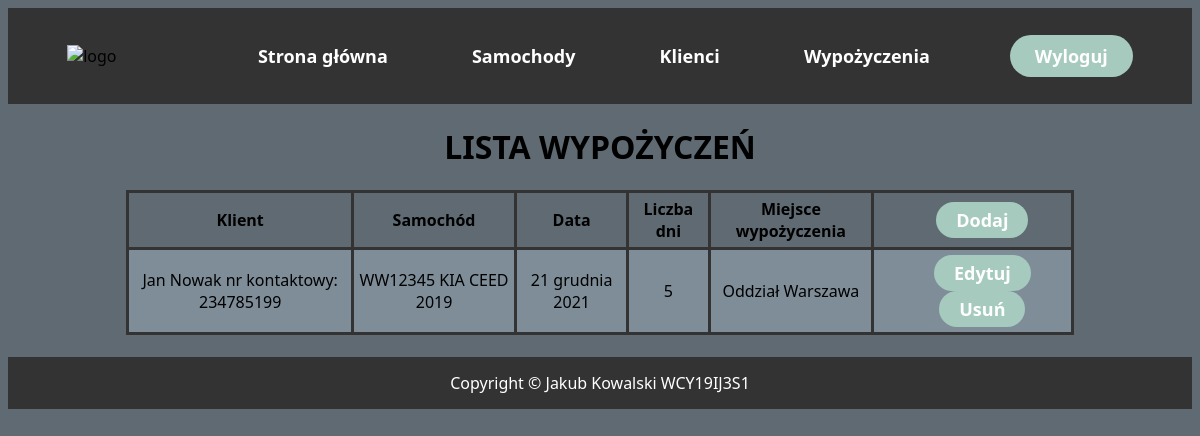
Page /rents/ on the committed database.
### main/models.py (models this page shows, shortened)
class Rent(models.Model):
    client = models.ForeignKey(Client, on_delete=models.CASCADE)
    car = models.ForeignKey(Car, on_delete=models.CASCADE)
    date = models.DateField('Data')
    days = models.IntegerField('Liczba dni')
    address = models.CharField('Miejsce wypożyczenia', max_length=100)

class Client(models.Model):
    name = models.CharField('Imie', max_length=20)
    surname = models.CharField('Nazwisko', max_length=20)
    mobile = models.CharField('Numer telefonu', max_length=12)
    address = models.CharField('Adres zamieszkania', max_length=100)
    def __str__(self):
        return str(self.name) + ' ' + str(self.surname) + ' nr kontaktowy: ' + str(self.mobile)

class Car(models.Model):
    plates = models.CharField('Numer rejestracyjny', max_length=8)
    manufacturer = models.CharField('Marka', max_length=30)
    model = models.CharField('Model', max_length=30)
    fuel = models.CharField('Rodzaj paliwa', max_length=10)
    mileage = models.IntegerField('Przebieg')
    vin = models.CharField('Numer VIN', max_length=17)
    price = models.IntegerField('Cena za 1 dzień')
    is_available = models.BooleanField('Dostępny', default=True)
    def __str__(self):
        return str(self.plates) + ' ' + str(self.manufacturer) + ' ' + str(self.model)

### main/views.py (the view)
# urls.py: path("rents/", views.rents, name="rents"),
def rents(response):
    rents = Rent.objects.all()
    return render(response, "main/rents.html", {"rents": rents})

### main/templates/main/rents.html (shortened to what this page needs)
{% extends 'main/base.html' %}
{% block content %}
    <h1 style="text-align:center">LISTA WYPOŻYCZEŃ</h1>
    <table align="center">
        <tr>
            <th>Klient</th>
            <th>Samochód</th>
            <th>Data</th>
            <th>Liczba dni</th>
            <th>Miejsce wypożyczenia</th>
            <th><a href="add"><button class="button button1">Dodaj</button></a></th>
        </tr>
        {% for item in rents %}
        <tr>
            <td>{{item.client}}</td>
            <td>{{item.car}}</td>
            <td>{{item.date}}</td>
            <td>{{item.days}}</td>
            <td>{{item.address}}</td>
            <td><a href="edit"><button class="button button1"> Edytuj </button></a>   <a href="delete"><button class="button button1"> Usuń </button></a></td>
        </tr>
        {% endfor %}
    </table>
{% endblock %}

### main/templates/main/base.html (style rules this page uses)
body { background-color: #5F6A72; font-family:'Segoe UI', Tahoma, Geneva, Verdana, sans-serif; }
li, a, button { font-family:'Segoe UI', Tahoma, Geneva, Verdana, sans-serif; font-weight: 600; font-size: 18px; color: #ffffff; text-decoration: none; }
button { margin-left: 40px; padding: 9px 25px; background-color: rgba(166, 203, 190, 1); border: none; border-radius: 50px; cursor: pointer; transition: all 0.3s ease 0s; }
.button1 { margin-left: 20px; padding: 6px 20px; background-color: rgba(166, 203, 190, 1); border: none; border-radius: 50px; cursor: pointer; transition: all 0.3s ease 0s; }
table { border-collapse: collapse; width: 80%; }
td, th { border: 3px solid #333333; text-align: center; padding: 5px; }
tr:nth-child(even) { background-color: #7E8D98; }

### rows in the picture
Rent: client "Jan Nowak nr kontaktowy: 234785199", car "WW12345 KIA CEED 2019", date "21 grudnia 2021", days "5", address "Oddział Warszawa"
